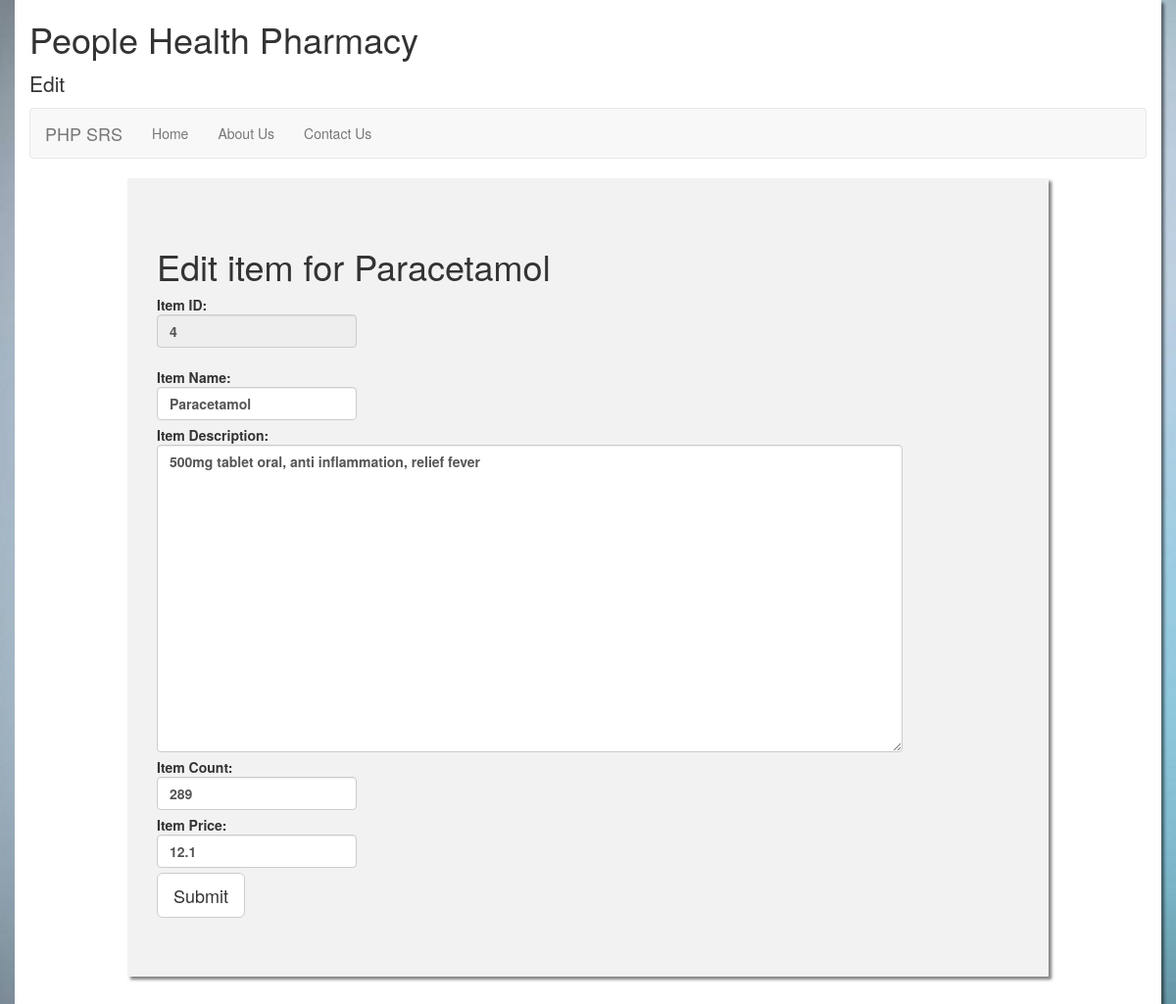
/inventory/edit.php?id=4, run on the app's committed database.
### tables this page shows
CREATE TABLE `Inventory` (
  `itemID` int(11) NOT NULL,
  `itemName` varchar(256) NOT NULL,
  `itemDesc` text NOT NULL,
  `itemCount` int(11) NOT NULL,
  `itemPrice` float NOT NULL
);

### inventory/edit.php (the view, shortened to what this page needs)
<!DOCTYPE html>
<html lang="en">
<head>
        <link rel="stylesheet" href="https://maxcdn.bootstrapcdn.com/bootstrap/3.3.7/css/bootstrap.min.css">
        <link href="../style/style.css" rel="stylesheet"/>
</head>
<body>
    <div class = "container">
          <div>
              <h1>People Health Pharmacy</h1>
              <p id = "inventory_data">Edit</p>
          </div>
             <nav class="navbar navbar-default">
                  <div class="container-fluid">
                    <div class="navbar-header">
                      <a class="navbar-brand" href="../index.html">PHP SRS</a>
                    </div>
                    <ul class="nav navbar-nav">
                      <li><a href="../index.html">Home</a></li>
                      <li><a href="../about.html">About Us</a></li>
                      <li><a href="../contact.html">Contact Us</a></li>
                      <li><a href="#"></a></li>
                    </ul>
                  </div>
            </nav>
        <form method="post" action="edit2.php" id="form2">
        <?php
              $itemID    = $_GET['id'];
              $servername = "localhost";
              $username = "";
              $password = "";
              $conn = mysqli_connect($servername, $username, $password);
              $sql = "SELECT * FROM `swe30010`.`Inventory` where itemID=$itemID";
              $result = mysqli_query($conn, $sql);
              if (mysqli_num_rows($result)>0){
                  while ($row = mysqli_fetch_assoc($result)){
                  echo "<h1>Edit item for " . $row["itemName"] . "</h1>";
                  echo "<div class =\"form-group\"><label for=\"ItemID\">Item ID: <input type=\"text\" id=\"ItemID\"name=\"itemID\" value=\"" . $row["itemID"] . "\" class=\"form-control\" placeholder=\"Item Description\" readonly /></label></div>";
                      echo "<div><label for=\"itemName\">Item Name: <input type=\"text\" id=\"itemName\" name=\"itemName\" value=\"" . $row["itemName"] . "\" class=\"form-control\" placeholder=\"Item Description\" required /></label></div>";
                      echo "<div><label for=\"itemDesc\">Item Description: <br /><textarea rows=\"15\" cols=\"90\" id=\"itemDesc\" name=\"itemDesc\" class=\"form-control\" placeholder=\"Item Description\">" . $row["itemDesc"] . "</textarea></label></div>";
                      echo "<div><label for=\"itemCount\">Item Count: <input type=\"text\" id=\"itemCount\" name=\"itemCount\" value=\"" . $row["itemCount"] . "\" class=\"form-control\" placeholder=\"Item Description\" required /></label></div>";
                      echo "<div><label for=\"itemPrice\">Item Price: <input type=\"text\" id=\"itemPrice\" name=\"itemPrice\" value=\"" . $row["itemPrice"] . "\" class=\"form-control\" placeholder=\"Item Description\" required /></label></div>";
                  }
              } else {
                echo "<p>No item assoctioted with the id</p>\n";
              }
        ?>
        <button type = "submit" class="btn btn-default btn-lg">Submit</button>
        </form>
    </div>
</body>
</html>

### style/style.css (style rules this page uses)
body { background-color: aliceblue; background-image: url("../images/capture_01.jpg"); }
.container { height: 1070px; box-shadow: 3px 3px 3px rgba(0, 0, 0, .5); background-color: white; }
.navbar { width: 1140px; }
#inventory_data { font-size: 150%; }
#form2 { margin-left: 100px; margin-top: 20px; margin-right: 100px; margin-bottom: 70px; padding-left: 30px; padding-top: 50px; padding-bottom: 60px; box-shadow: 3px 3px 3px rgba(0, 0, 0, .5); background-color: #f2f2f2; }

### data on the page
inventory: itemName "Paracetamol", itemID "4", itemDesc "500mg tablet oral, anti inflammation, relief fever", itemCount "289", itemPrice "12.1"
